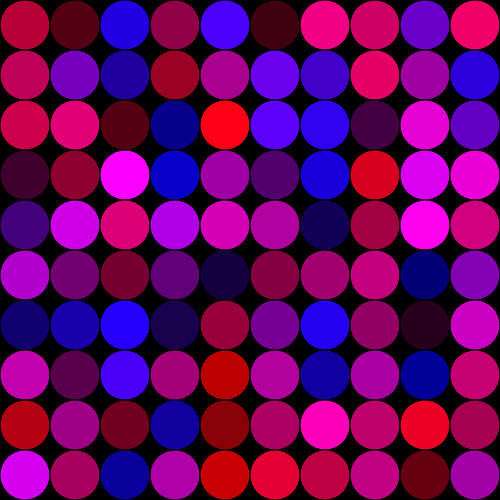
Frame 1 (no input)
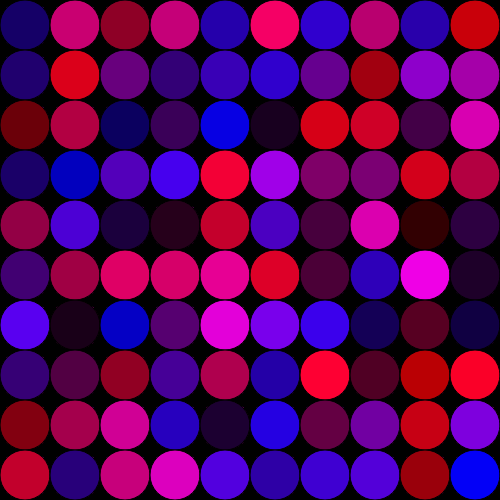
Frame 60 (no input)
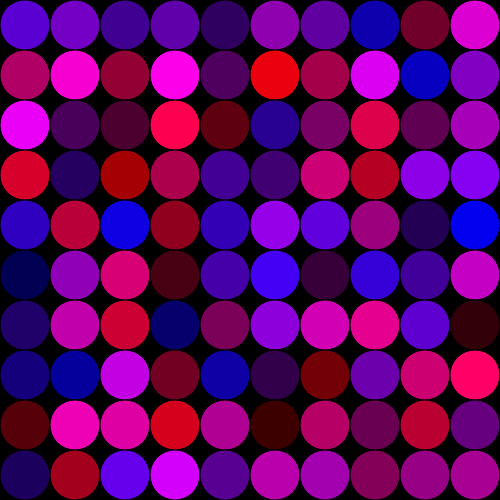
Frame 120 (the mouse pressed at the canvas centre since frame 60)

The p5.js sketch that drew these frames (run headless with seeded random() and noise() and a simulated clock; from frame 60 on, the mouse is pressed at the canvas centre):

// p5.js sketch
// ── sketch.js


function setup() {
  createCanvas(500,500);
  background(0);
}

function draw(){
  
  for (let x = 25; x < width; x = x + 50) {
    
    for (let y = 25; y < height; y = y + 50){
    fill(random(255), 0, random(255));
    ellipse(x,y,50,50);
    
  } 
} 
}

//fill(random(255), 0, random(255));
